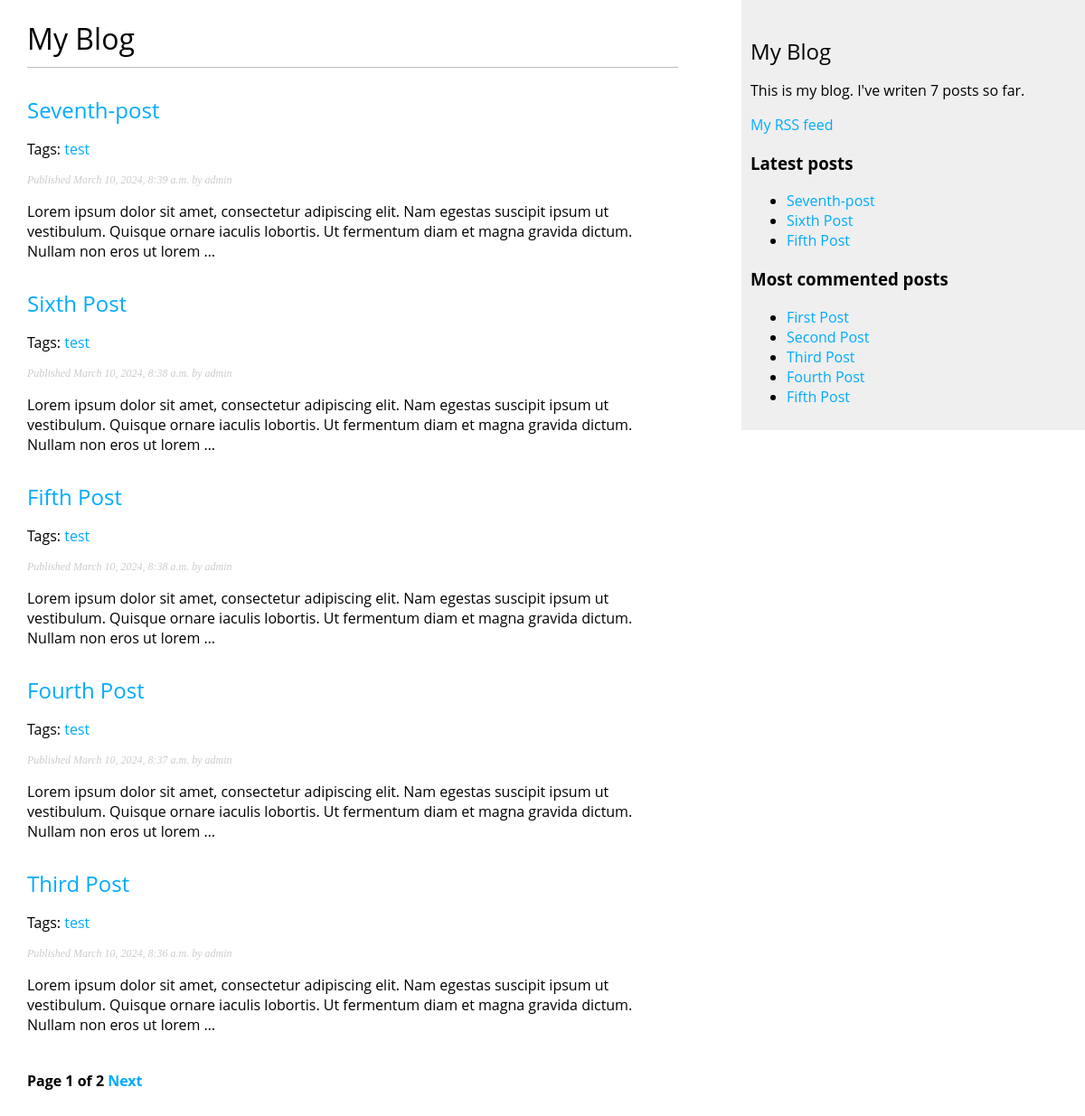
/blog/, run on an earlier commit of the app's database.
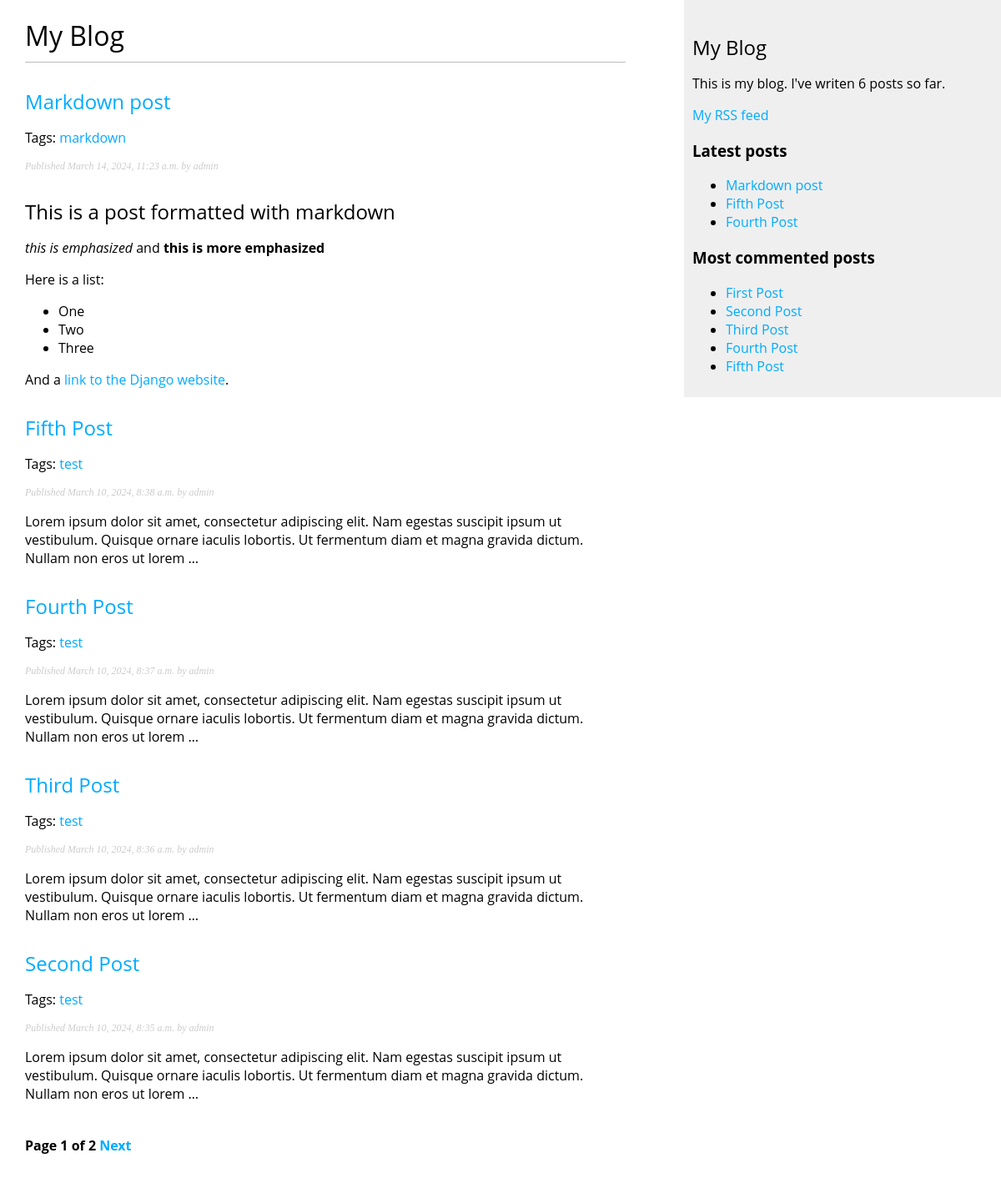
And on a later commit of the database.
### blog/models.py (models this page shows, shortened)
class Post(models.Model):
    class Status(models.TextChoices):
        DRAFT = 'DF', 'Draft'
        PUBLISHED = 'PB', 'Published'
    title = models.CharField(max_length=250)
    slug = models.SlugField(max_length=250,
                            unique_for_date='publish')
    author = models.ForeignKey(User,
                               on_delete=models.CASCADE,
                               related_name='blog_posts')
    body = models.TextField()
    publish = models.DateTimeField(default=timezone.now)
    created = models.DateTimeField(auto_now_add=True)
    updated = models.DateTimeField(auto_now=True)
    status = models.CharField(max_length=2,
                              choices=Status.choices,
                              default=Status.DRAFT)
    objects = models.Manager()
    published = PublishedManager()
    tags = TaggableManager()
    class Meta:
        ordering = ['-publish']
        indexes = [
            models.Index(fields=['-publish'])
        ]
    def get_absolute_url(self):
        return reverse('blog:post_detail',
                       args=[self.publish.year,
                             self.publish.month,
                             self.publish.day,
                             self.slug])

### blog/views.py (the view)
# urls.py: path('', views.post_list, name='post_list'),
def post_list(request, tag_slug=None):
    post_list = Post.published.all()
    tag = None
    if tag_slug:
        tag = get_object_or_404(Tag, slug=tag_slug)
        post_list = post_list.filter(tags__in=[tag])
    paginator = Paginator(post_list, 5)
    page_number = request.GET.get('page', 1)
    try:
        posts = paginator.page(page_number)
    except EmptyPage:
        posts = paginator.page(paginator.num_pages)
    except PageNotAnInteger:
        posts = paginator.page(1)
    return render(request,
                  'blog/post/list.html',
                  {'posts': posts,
                   'tag': tag})

### blog/models.py (called while the page is built)
    def get_queryset(self):
            return super().get_queryset()\
                .filter(status=Post.Status.PUBLISHED)

### blog/templatetags/blog_tags.py (called while the page is built)
@register.simple_tag
def total_posts():
    return Post.published.count()

@register.inclusion_tag('blog/post/latest_posts.html')
def show_latest_posts(count=5):
    latest_posts = Post.published.order_by('-publish')[:count]
    return {'latest_posts': latest_posts}

@register.simple_tag
def get_most_commented_posts(count=5):
    return Post.published.annotate(
        total_comments=Count('comments')
    ).order_by('-total_comments')[:count]

@register.filter(name='markdown')
def markdown_format(text):
    return mark_safe(markdown.markdown(text))

### blog/templates/blog/post/list.html (shortened to what this page needs)
{% extends "blog/base.html" %}
{% load blog_tags %}
{% block content %}
    <h1>My Blog</h1>
    {% for post in posts %}
        <h2>
            <a href="{{ post.get_absolute_url }}">
                {{post.title}}
            </a>
        </h2>
        <p class="tags">
            Tags:
            {% for tag in post.tags.all %}
                <a href="{% url "blog:post_list_by_tag" tag.slug %}">
                    {{ tag.name }}
                </a>
            {% endfor %}
        </p>
        <p class="date">
            Published {{ post.publish }} by {{ post.author }}
        </p>
        {{ post.body|markdown|truncatewords_html:30  }}
    {% endfor %}
    {% include "pagination.html" with page=posts %}
{% endblock %}

### blog/templates/blog/base.html (shortened to what this page needs)
{% load blog_tags %}
{% load static %}
<!DOCTYPE html>
<html lang="en">
<head>
    <link href="{% static 'css/blog.css' %}" rel="stylesheet">
</head>
<body>
    <div id="content">
        {% block content %}
        {% endblock %}
    </div>
    <div id="sidebar">
        <h2>My Blog</h2>
        <p>
            This is my blog.
            I've writen {% total_posts %} posts so far.
        </p>
        <p>
            <a href="{% url "blog:post_feed" %}">
                My RSS feed
            </a>
        </p>
        <h3>Latest posts</h3>
        {% show_latest_posts 3 %}
        <h3>Most commented posts</h3>
        {% get_most_commented_posts as most_commented_posts %}
        <ul>
            {% for post in most_commented_posts %}
                <li>
                    <a href="{{ post.get_absolute_url }}">{{ post.title }}</a>
                </li>
            {% endfor %}
        </ul>
    </div>
</body>
</html>

### blog/templates/pagination.html (shortened to what this page needs)
<div class="pagination">
    <span class="step-links">
        <span class="current">
            Page {{ page.number }} of {{ page.paginator.num_pages }}
        </span>
        {% if page.has_next %}
            <a href="?page={{ page.next_page_number }}">
                Next
            </a>
        {% endif %}
    </span>
</div>

### blog/templates/blog/post/latest_posts.html
<ul>
    {% for post in latest_posts %}
        <li>
            <a href="{{ post.get_absolute_url }}">{{ post.title }}</a>
        </li>
    {% endfor %}
</ul>

### blog/static/css/blog.css (style rules this page uses)
body { margin:0; padding:0; font-family:"Open Sans", helvetica, sans-serif; }
a { color:#00abff; text-decoration:none; }
h1 { font-weight:normal; border-bottom:1px solid #bbb; padding:0 0 10px 0; }
h2 { font-weight:normal; margin:30px 0 0; }
#content { float:left; width:60%; padding:0 0 0 30px; }
#sidebar { float:right; width:30%; padding:10px; background:#efefef; height:100%; }
p.date { color:#ccc; font-family: georgia, serif; font-size: 12px; font-style: italic; }
.pagination { margin:40px 0; font-weight:bold; }

What changed in the data, as far as the page shows it:
removed Post: title "Seventh-post", publish "March 10, 2024, 8:39 a.m.", author "admin", body "Lorem ipsum dolor sit amet, consectetur adipiscing elit. Nam egestas suscipit ipsum ut vestibulum. Quisque ornare iaculis lobortis. Ut fermentum diam et magna gravida dictum. Nullam non eros ut lorem …", Tag (name "test")
removed Post: title "Sixth Post", publish "March 10, 2024, 8:38 a.m.", author "admin", body "Lorem ipsum dolor sit amet, consectetur adipiscing elit. Nam egestas suscipit ipsum ut vestibulum. Quisque ornare iaculis lobortis. Ut fermentum diam et magna gravida dictum. Nullam non eros ut lorem …", Tag (name "test")
added Post: title "Markdown post", publish "March 14, 2024, 11:23 a.m.", author "admin", body "This is a post formatted with markdown this is emphasized and this is more emphasized Here is a list: One Two Three And a link to the Django website ."
added Tag: name "markdown", shown under "Markdown post"
now on one of the page's lists (row unchanged): Post: title "Fourth Post"
now on one of the page's lists (row unchanged): Post: title "Second Post", publish "March 10, 2024, 8:35 a.m.", author "admin", body "Lorem ipsum dolor sit amet, consectetur adipiscing elit. Nam egestas suscipit ipsum ut vestibulum. Quisque ornare iaculis lobortis. Ut fermentum diam et magna gravida dictum. Nullam non eros ut lorem …"
computed for Post "Second Post": gains Tag (name "test")
Also different on the page:
text no longer shown: "7"
text now shown: "6"
